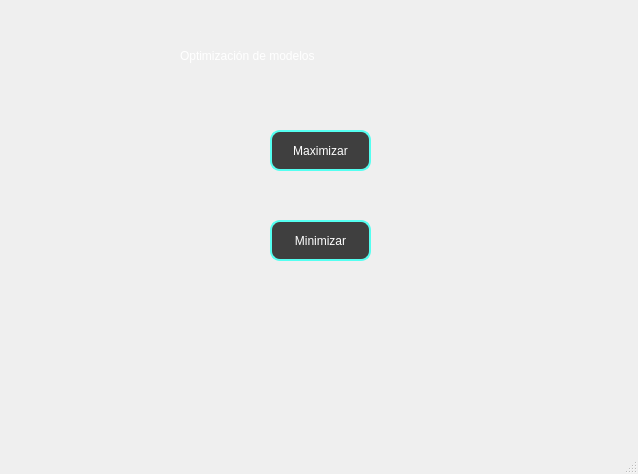
<?xml version="1.0" encoding="UTF-8"?>
<ui version="4.0">
 <class>MainWindow</class>
 <widget class="QMainWindow" name="MainWindow">
  <property name="enabled">
   <bool>true</bool>
  </property>
  <property name="geometry">
   <rect>
    <x>0</x>
    <y>0</y>
    <width>638</width>
    <height>474</height>
   </rect>
  </property>
  <property name="minimumSize">
   <size>
    <width>484</width>
    <height>0</height>
   </size>
  </property>
  <property name="maximumSize">
   <size>
    <width>638</width>
    <height>474</height>
   </size>
  </property>
  <property name="mouseTracking">
   <bool>true</bool>
  </property>
  <property name="windowTitle">
   <string>MainWindow</string>
  </property>
  <property name="styleSheet">
   <string notr="true">QWidget#centralwidget{
	background-color: qlineargradient(spread:pad, x1:0, y1:0, x2:1, y2:1, stop:0 		rgba(91, 91, 91, 255), stop:1 rgba(118, 118, 118, 255));
}
</string>
  </property>
  <widget class="QWidget" name="centralwidget">
   <widget class="QLabel" name="titulo">
    <property name="geometry">
     <rect>
      <x>180</x>
      <y>40</y>
      <width>271</width>
      <height>31</height>
     </rect>
    </property>
    <property name="cursor">
     <cursorShape>ArrowCursor</cursorShape>
    </property>
    <property name="styleSheet">
     <string notr="true">font: 75 20pt &quot;Bahnschrift&quot;;
color: rgb(255, 255, 255);</string>
    </property>
    <property name="text">
     <string>Optimización de modelos</string>
    </property>
   </widget>
   <widget class="QPushButton" name="boton1">
    <property name="geometry">
     <rect>
      <x>270</x>
      <y>130</y>
      <width>101</width>
      <height>41</height>
     </rect>
    </property>
    <property name="cursor">
     <cursorShape>PointingHandCursor</cursorShape>
    </property>
    <property name="styleSheet">
     <string notr="true">QPushButton#boton1{
color: white;
font: 12pt &quot;Bahnschrift Condensed&quot;;
background-color: #3f3f3f;
border-radius: 10px;
border: 2px solid #54fff1;
}
QPushButton:hover#boton1{
background-color: #55ffff;
color: black;
}</string>
    </property>
    <property name="text">
     <string>Maximizar</string>
    </property>
   </widget>
   <widget class="QPushButton" name="boton2">
    <property name="enabled">
     <bool>true</bool>
    </property>
    <property name="geometry">
     <rect>
      <x>270</x>
      <y>220</y>
      <width>101</width>
      <height>41</height>
     </rect>
    </property>
    <property name="cursor">
     <cursorShape>PointingHandCursor</cursorShape>
    </property>
    <property name="mouseTracking">
     <bool>false</bool>
    </property>
    <property name="styleSheet">
     <string notr="true">QPushButton#boton2{
color: white;
font: 12pt &quot;Bahnschrift Condensed&quot;;
background-color: #3f3f3f;
border-radius: 10px;
border: 2px solid #54fff1;
}
QPushButton:hover#boton2{
background-color: #55ffff;
color: black;
}</string>
    </property>
    <property name="text">
     <string>Minimizar</string>
    </property>
   </widget>
  </widget>
  <widget class="QMenuBar" name="menubar">
   <property name="geometry">
    <rect>
     <x>0</x>
     <y>0</y>
     <width>638</width>
     <height>21</height>
    </rect>
   </property>
  </widget>
  <widget class="QStatusBar" name="statusbar"/>
 </widget>
 <resources/>
 <connections/>
</ui>
